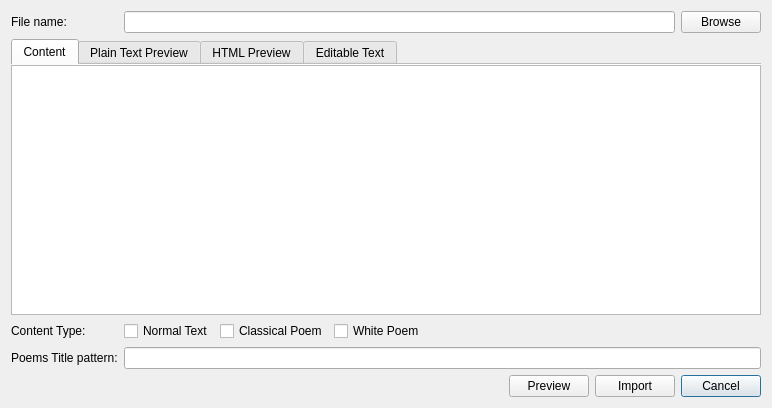
<?xml version="1.0" encoding="UTF-8"?>
<ui version="4.0">
 <class>ImporterOptionsDialog</class>
 <widget class="QDialog" name="ImporterOptionsDialog">
  <property name="geometry">
   <rect>
    <x>0</x>
    <y>0</y>
    <width>772</width>
    <height>408</height>
   </rect>
  </property>
  <property name="windowTitle">
   <string>Importer Options</string>
  </property>
  <layout class="QGridLayout" name="gridLayout">
   <item row="1" column="0" rowspan="2" colspan="8">
    <widget class="QTabWidget" name="tabWidget">
     <property name="currentIndex">
      <number>0</number>
     </property>
     <property name="documentMode">
      <bool>true</bool>
     </property>
     <widget class="QWidget" name="contentTab">
      <attribute name="title">
       <string>Content</string>
      </attribute>
      <layout class="QGridLayout" name="gridLayout_2">
       <property name="leftMargin">
        <number>0</number>
       </property>
       <property name="topMargin">
        <number>0</number>
       </property>
       <property name="rightMargin">
        <number>0</number>
       </property>
       <property name="bottomMargin">
        <number>0</number>
       </property>
       <property name="spacing">
        <number>0</number>
       </property>
       <item row="0" column="0">
        <widget class="QTextEdit" name="contentTextEdit">
         <property name="font">
          <font>
           <pointsize>12</pointsize>
          </font>
         </property>
        </widget>
       </item>
      </layout>
     </widget>
     <widget class="QWidget" name="previewPlainTextTab">
      <attribute name="title">
       <string>Plain Text Preview</string>
      </attribute>
      <layout class="QVBoxLayout" name="verticalLayout">
       <property name="spacing">
        <number>0</number>
       </property>
       <property name="leftMargin">
        <number>0</number>
       </property>
       <property name="topMargin">
        <number>0</number>
       </property>
       <property name="rightMargin">
        <number>0</number>
       </property>
       <property name="bottomMargin">
        <number>0</number>
       </property>
       <item>
        <widget class="QTextEdit" name="previewTextEdit">
         <property name="font">
          <font>
           <family>MS Shell Dlg 2</family>
           <pointsize>12</pointsize>
          </font>
         </property>
        </widget>
       </item>
      </layout>
     </widget>
     <widget class="QWidget" name="previewHtmlTab">
      <attribute name="title">
       <string>HTML Preview</string>
      </attribute>
      <layout class="QGridLayout" name="gridLayout_3">
       <property name="leftMargin">
        <number>0</number>
       </property>
       <property name="topMargin">
        <number>0</number>
       </property>
       <property name="rightMargin">
        <number>0</number>
       </property>
       <property name="bottomMargin">
        <number>0</number>
       </property>
       <property name="spacing">
        <number>0</number>
       </property>
       <item row="0" column="0">
        <widget class="QTextEdit" name="previewHtmlEdit">
         <property name="font">
          <font>
           <family>MS Shell Dlg 2</family>
           <pointsize>12</pointsize>
          </font>
         </property>
        </widget>
       </item>
      </layout>
     </widget>
     <widget class="QWidget" name="editTab">
      <attribute name="title">
       <string>Editable Text</string>
      </attribute>
      <layout class="QGridLayout" name="gridLayout_4">
       <property name="leftMargin">
        <number>0</number>
       </property>
       <property name="topMargin">
        <number>0</number>
       </property>
       <property name="rightMargin">
        <number>0</number>
       </property>
       <property name="bottomMargin">
        <number>0</number>
       </property>
       <property name="spacing">
        <number>0</number>
       </property>
       <item row="0" column="0">
        <widget class="QTextEdit" name="editTextEdit">
         <property name="font">
          <font>
           <family>MS Shell Dlg 2</family>
           <pointsize>12</pointsize>
          </font>
         </property>
        </widget>
       </item>
      </layout>
     </widget>
    </widget>
   </item>
   <item row="3" column="0">
    <widget class="QLabel" name="label_2">
     <property name="text">
      <string>Content Type:</string>
     </property>
    </widget>
   </item>
   <item row="0" column="0">
    <widget class="QLabel" name="label">
     <property name="text">
      <string>File name:</string>
     </property>
    </widget>
   </item>
   <item row="3" column="1">
    <widget class="QCheckBox" name="normalTextCheckBox">
     <property name="text">
      <string>Normal Text</string>
     </property>
    </widget>
   </item>
   <item row="4" column="0">
    <widget class="QLabel" name="label_3">
     <property name="text">
      <string>Poems Title pattern:</string>
     </property>
    </widget>
   </item>
   <item row="3" column="2">
    <widget class="QCheckBox" name="classicCheckBox">
     <property name="text">
      <string>Classical Poem</string>
     </property>
    </widget>
   </item>
   <item row="3" column="3">
    <widget class="QCheckBox" name="whiteCheckBox">
     <property name="text">
      <string>White Poem</string>
     </property>
    </widget>
   </item>
   <item row="4" column="1" colspan="7">
    <widget class="QLineEdit" name="poemTitleLineEdit"/>
   </item>
   <item row="3" column="4" colspan="4">
    <spacer name="horizontalSpacer_2">
     <property name="orientation">
      <enum>Qt::Horizontal</enum>
     </property>
     <property name="sizeHint" stdset="0">
      <size>
       <width>40</width>
       <height>20</height>
      </size>
     </property>
    </spacer>
   </item>
   <item row="5" column="7">
    <widget class="QPushButton" name="cancelPushButton">
     <property name="text">
      <string>Cancel</string>
     </property>
    </widget>
   </item>
   <item row="5" column="6">
    <widget class="QPushButton" name="importPushButton">
     <property name="text">
      <string>Import</string>
     </property>
    </widget>
   </item>
   <item row="5" column="5">
    <widget class="QPushButton" name="previewPushButton">
     <property name="text">
      <string>Preview</string>
     </property>
    </widget>
   </item>
   <item row="5" column="0" colspan="5">
    <spacer name="horizontalSpacer_3">
     <property name="orientation">
      <enum>Qt::Horizontal</enum>
     </property>
     <property name="sizeHint" stdset="0">
      <size>
       <width>40</width>
       <height>20</height>
      </size>
     </property>
    </spacer>
   </item>
   <item row="0" column="7">
    <widget class="QPushButton" name="browsePushButton">
     <property name="text">
      <string>Browse</string>
     </property>
    </widget>
   </item>
   <item row="0" column="1" colspan="6">
    <widget class="QLineEdit" name="fileNameLineEdit">
     <property name="readOnly">
      <bool>true</bool>
     </property>
    </widget>
   </item>
  </layout>
 </widget>
 <resources/>
 <connections/>
</ui>
